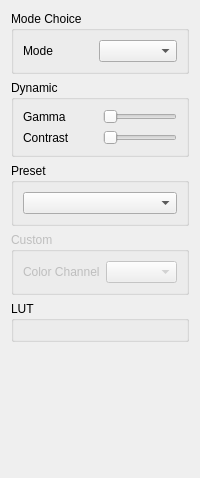
      <widget class="QWidget" name="tab_5">
       <attribute name="title">
        <string>LUT</string>
       </attribute>
       <layout class="QVBoxLayout" name="verticalLayout_30">
        <item>
         <widget class="QGroupBox" name="groupBox_13">
          <property name="title">
           <string>Mode Choice</string>
          </property>
          <layout class="QHBoxLayout" name="horizontalLayout_26">
           <item>
            <widget class="QLabel" name="label_12">
             <property name="text">
              <string>Mode</string>
             </property>
            </widget>
           </item>
           <item>
            <widget class="QComboBox" name="comboBox_lutMode">
             <property name="currentIndex">
              <number>-1</number>
             </property>
             <item>
              <property name="text">
               <string>Dynamic</string>
              </property>
             </item>
             <item>
              <property name="text">
               <string>Preset</string>
              </property>
             </item>
             <item>
              <property name="text">
               <string>Costom</string>
              </property>
             </item>
            </widget>
           </item>
          </layout>
         </widget>
        </item>
        <item>
         <widget class="QGroupBox" name="groupBox_lutDynamic">
          <property name="title">
           <string>Dynamic</string>
          </property>
          <layout class="QVBoxLayout" name="verticalLayout_22">
           <item>
            <layout class="QHBoxLayout" name="horizontalLayout_20" stretch="5,5">
             <item>
              <widget class="QLabel" name="label">
               <property name="text">
                <string>Gamma</string>
               </property>
              </widget>
             </item>
             <item>
              <widget class="QSlider" name="slider_gamma">
               <property name="orientation">
                <enum>Qt::Horizontal</enum>
               </property>
              </widget>
             </item>
            </layout>
           </item>
           <item>
            <layout class="QHBoxLayout" name="horizontalLayout_21" stretch="5,5">
             <item>
              <widget class="QLabel" name="label_2">
               <property name="text">
                <string>Contrast</string>
               </property>
              </widget>
             </item>
             <item>
              <widget class="QSlider" name="slider_contrastRatio">
               <property name="orientation">
                <enum>Qt::Horizontal</enum>
               </property>
              </widget>
             </item>
            </layout>
           </item>
          </layout>
         </widget>
        </item>
        <item>
         <widget class="QGroupBox" name="groupBox_lutPreset">
          <property name="title">
           <string>Preset</string>
          </property>
          <layout class="QVBoxLayout" name="verticalLayout_27">
           <item>
            <widget class="QComboBox" name="comboBox_lutPreset">
             <property name="currentIndex">
              <number>-1</number>
             </property>
             <item>
              <property name="text">
               <string>Knee 1</string>
              </property>
             </item>
             <item>
              <property name="text">
               <string>Knee 2</string>
              </property>
             </item>
             <item>
              <property name="text">
               <string>Knee 3</string>
              </property>
             </item>
             <item>
              <property name="text">
               <string>Line</string>
              </property>
             </item>
            </widget>
           </item>
          </layout>
         </widget>
        </item>
        <item>
         <widget class="QGroupBox" name="groupBox_lutCustom">
          <property name="enabled">
           <bool>false</bool>
          </property>
          <property name="title">
           <string>Custom</string>
          </property>
          <layout class="QHBoxLayout" name="horizontalLayout_29" stretch="5,5">
           <item>
            <widget class="QLabel" name="label_5">
             <property name="text">
              <string>Color Channel</string>
             </property>
            </widget>
           </item>
           <item>
            <widget class="QComboBox" name="comboBox_lutColorChannel">
             <property name="currentIndex">
              <number>-1</number>
             </property>
             <item>
              <property name="text">
               <string>All</string>
              </property>
             </item>
             <item>
              <property name="text">
               <string>R</string>
              </property>
             </item>
             <item>
              <property name="text">
               <string>G</string>
              </property>
             </item>
             <item>
              <property name="text">
               <string>B</string>
              </property>
             </item>
            </widget>
           </item>
          </layout>
         </widget>
        </item>
        <item>
         <widget class="QGroupBox" name="groupBox_16">
          <property name="title">
           <string>LUT</string>
          </property>
          <layout class="QVBoxLayout" name="verticalLayout_29">
           <property name="leftMargin">
            <number>9</number>
           </property>
           <property name="topMargin">
            <number>9</number>
           </property>
           <property name="rightMargin">
            <number>9</number>
           </property>
           <property name="bottomMargin">
            <number>9</number>
           </property>
           <item>
            <widget class="QChartView" name="chartView_lut" native="true">
             <property name="minimumSize">
              <size>
               <width>0</width>
               <height>0</height>
              </size>
             </property>
            </widget>
           </item>
          </layout>
         </widget>
        </item>
        <item>
         <spacer name="verticalSpacer_6">
          <property name="orientation">
           <enum>Qt::Vertical</enum>
          </property>
          <property name="sizeHint" stdset="0">
           <size>
            <width>20</width>
            <height>125</height>
           </size>
          </property>
         </spacer>
        </item>
       </layout>
      </widget>
